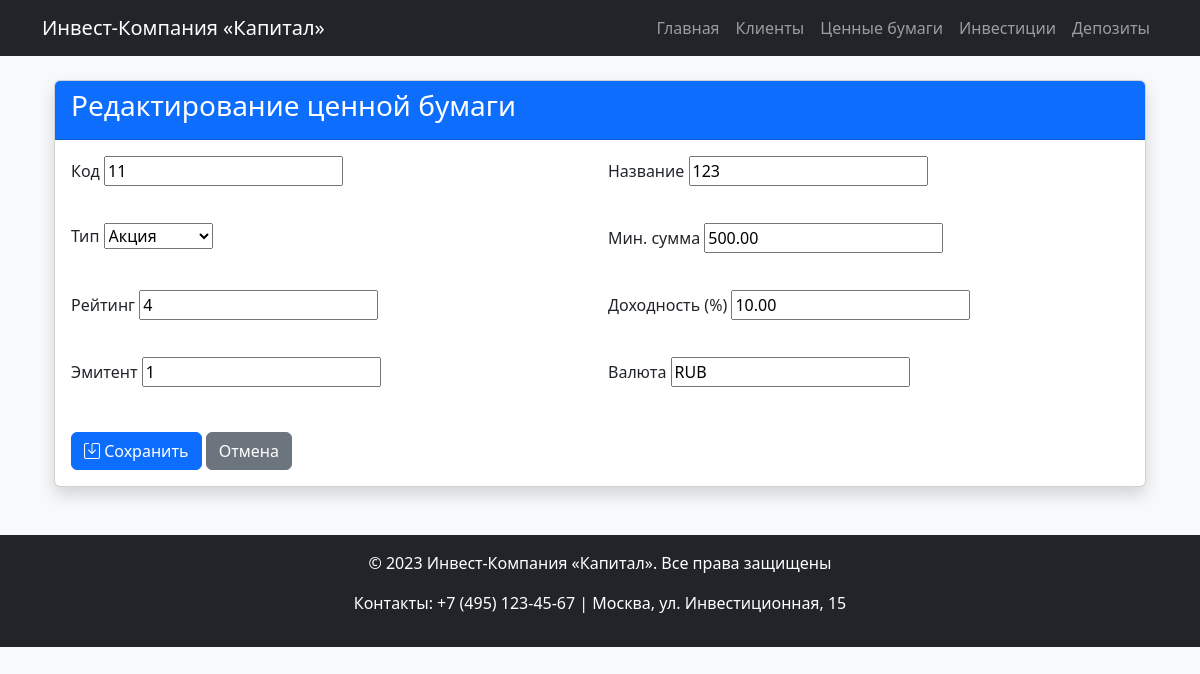
Page /1/edit/ on the committed database.
### core/models.py (models this page shows, shortened)
class Security(models.Model):
    SECURITY_TYPES = (
        ('stock', 'Акция'),
        ('bond', 'Облигация'),
        ('etf', 'ETF'),
        ('other', 'Другое'),
    )
    code = models.CharField('Код', max_length=50, unique=True)
    name = models.CharField('Название', max_length=200)
    security_type = models.CharField('Тип', max_length=20, choices=SECURITY_TYPES)
    min_amount = models.DecimalField('Мин. сумма', max_digits=15, decimal_places=2)
    rating = models.PositiveIntegerField('Рейтинг')
    last_year_yield = models.DecimalField('Доходность (%)', max_digits=5, decimal_places=2)
    issuer = models.CharField('Эмитент', max_length=200)
    currency = models.CharField('Валюта', max_length=3, default='RUB')

### core/views.py (the view)
# urls.py: path('<int:pk>/edit/', views.SecurityUpdateView.as_view(), name='security_update'),
class SecurityUpdateView(UpdateView):
    model = Security
    form_class = SecurityForm
    template_name = 'securities/form.html'
    success_url = reverse_lazy('security_list')

### core/forms.py
class SecurityForm(forms.ModelForm):
    class Meta:
        model = Security
        fields = '__all__'
        widgets = {
            'description': forms.Textarea(attrs={'rows': 3}),
        }

### templates/securities/form.html (shortened to what this page needs)
{% extends 'base.html' %}
{% block content %}
<div class="container mt-4">
    <div class="card shadow">
        <div class="card-header bg-primary text-white">
            <h3>
                {% if object %}Редактирование{% else %}Создание{% endif %}
                ценной бумаги
            </h3>
        </div>
        <div class="card-body">
            <form method="post">
                <div class="row g-3">
                    {% for field in form %}
                    <div class="col-md-6">
                        <div class="mb-3">
                            <label class="form-label">{{ field.label }}</label>
                            {{ field }}
                        </div>
                    </div>
                    {% endfor %}
                </div>
                <div class="mt-4">
                    <button type="submit" class="btn btn-primary">
                        <i class="bi bi-save"></i> Сохранить
                    </button>
                    <a href="{% url 'security_list' %}" class="btn btn-secondary">
                        Отмена
                    </a>
                </div>
            </form>
        </div>
    </div>
</div>
{% endblock %}

### rows in the picture
Security: form "11" "123" "Акция" "500.00" "4" "10.00" "1" "RUB"

### other values in the picture
{{ field.label }} "Код" "Название" "Тип" "Мин. сумма" "Рейтинг" "Доходность (%)" "Эмитент" "Валюта"
